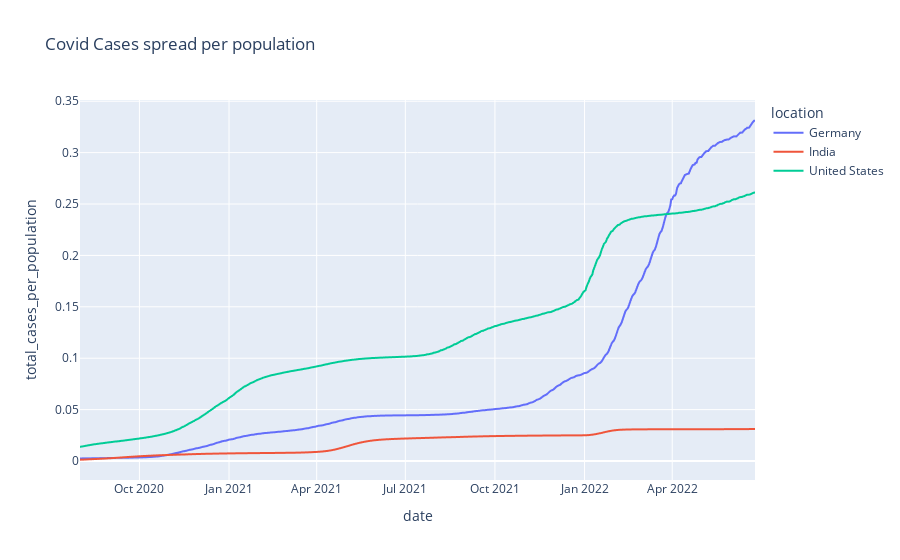

This figure's notebook cell:
### Code cell
#Figure 1 The relative cases overtime of Covid infectors 
df_countries['total_cases_per_population']=df_countries['total_cases']/df_countries['population'] #absolut Covid cases/population size
#plotting the relative spread for 3 countries
fig=px.line(df_countries, x= "date", y= "total_cases_per_population",color='location', title= "Covid Cases spread per population")
fig.update_xaxes(range=["2020-08-01","2022-06-25"])
fig.show()
#saving the plot
if not os.path.exists("../images"):
    os.mkdir("images")
    
fig.write_image("../images/figure1.jpeg")

### Figure 1 — Plotly figure (JSON) as saved in the notebook; plotly's stock layout.template omitted (floating-point values rounded to 4 significant figures; data arrays with more than 128 entries replaced by an {"elided": "..."} marker saying what was removed)
{"data": [{"hovertemplate": "location=Germany<br>date=%{x}<br>total_cases_per_population=%{y}<extra></extra>", "legendgroup": "Germany", "line": {"color": "#636efa", "dash": "solid"}, "marker": {"symbol": "circle"}, "mode": "lines", "name": "Germany", "showlegend": true, "type": "scattergl", "x": {"elided": "883 str values"}, "xaxis": "x", "y": {"elided": "883 float values"}, "yaxis": "y"}, {"hovertemplate": "location=India<br>date=%{x}<br>total_cases_per_population=%{y}<extra></extra>", "legendgroup": "India", "line": {"color": "#EF553B", "dash": "solid"}, "marker": {"symbol": "circle"}, "mode": "lines", "name": "India", "showlegend": true, "type": "scattergl", "x": {"elided": "880 str values"}, "xaxis": "x", "y": {"elided": "880 float values"}, "yaxis": "y"}, {"hovertemplate": "location=United States<br>date=%{x}<br>total_cases_per_population=%{y}<extra></extra>", "legendgroup": "United States", "line": {"color": "#00cc96", "dash": "solid"}, "marker": {"symbol": "circle"}, "mode": "lines", "name": "United States", "showlegend": true, "type": "scattergl", "x": {"elided": "888 str values"}, "xaxis": "x", "y": {"elided": "888 float values"}, "yaxis": "y"}], "layout": {"legend": {"title": {"text": "location"}, "tracegroupgap": 0}, "title": {"text": "Covid Cases spread per population"}, "xaxis": {"anchor": "y", "domain": [0, 1], "range": ["2020-08-01", "2022-06-25"], "title": {"text": "date"}}, "yaxis": {"anchor": "x", "domain": [0, 1], "title": {"text": "total_cases_per_population"}}}}
